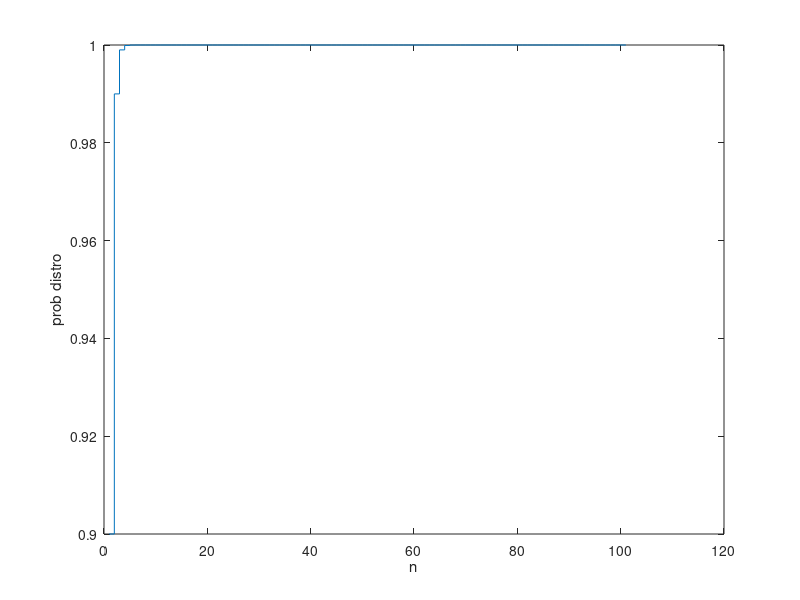

Write the MATLAB code that produced this figure.
cdf = zeros(1, 101); %creating the array cdf with zeroes

for i = 1:100
   % cdf(i) = cdf(i - 1) + 0.9*(0.1)^(i-2);%gg
   for j= 1: i
        cdf(i) =cdf(i)+0.9*(0.1)^(j-1);  %summing the probablity fromn 1 to i
    end
end    
cdf(100) = cdf(99) + 0.1^(99); % isolated case for y=100
cdf(101)=cdf(100);


x = 1:101; %x axis 
stairs(x, cdf);  % plotting the graph

xlabel('n') 
ylabel('prob distro')